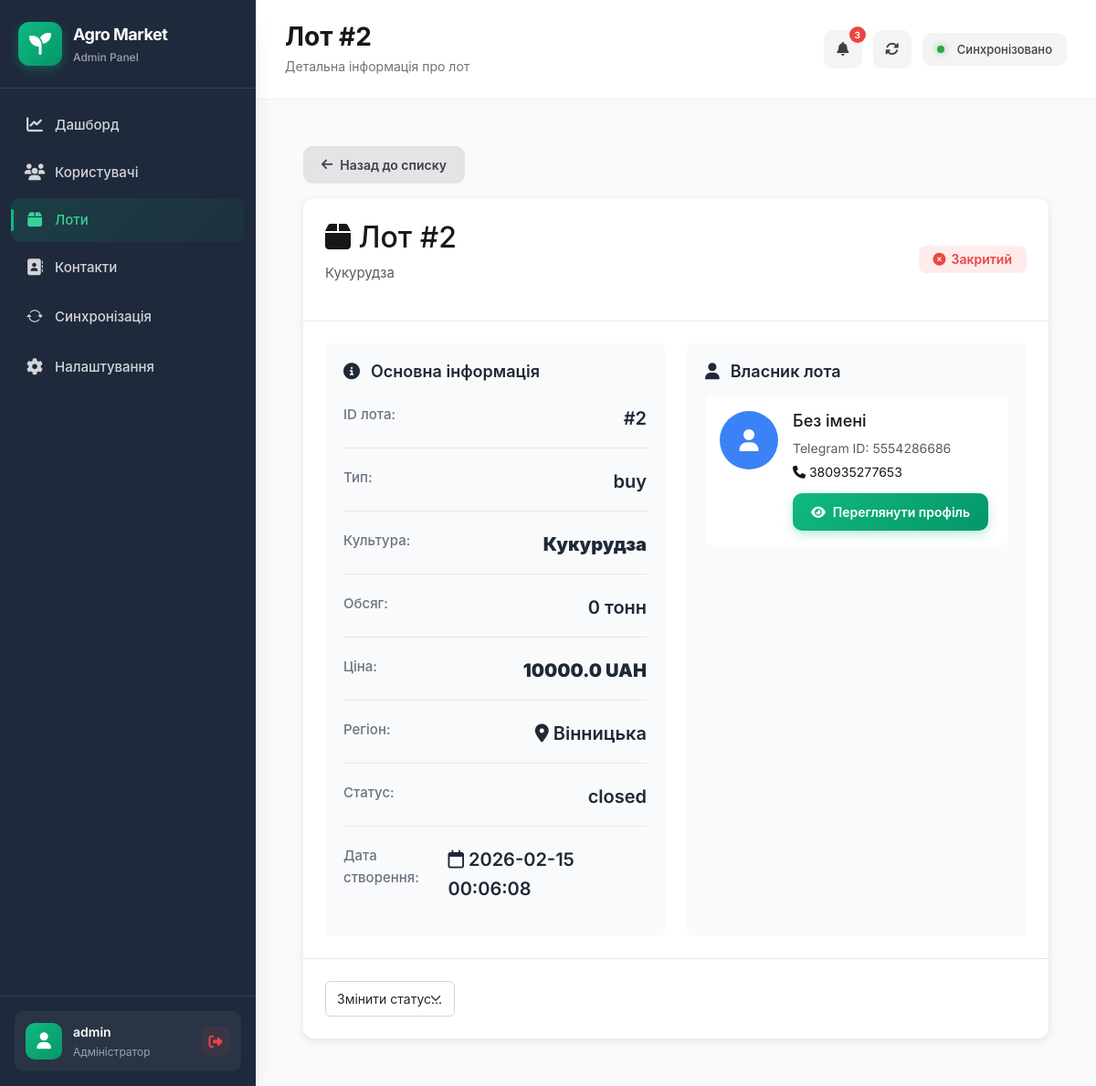
The page /lots/2 (signed in) on the database its author committed.
### tables this page shows
CREATE TABLE lots (
                                                id INTEGER PRIMARY KEY AUTOINCREMENT,
                                                owner_user_id INTEGER NOT NULL,
                                                type TEXT NOT NULL,
                                                crop TEXT NOT NULL,
                                                volume_tons REAL NOT NULL DEFAULT 0,
                                                volume REAL,
                                                region TEXT NOT NULL,
                                                location TEXT,
                                                price REAL,
                                                comment TEXT,
                                                quality_json TEXT NOT NULL DEFAULT '{}',
                                                views_count INTEGER NOT NULL DEFAULT 0,
                                                status TEXT NOT NULL DEFAULT 'active',
                                                created_at TEXT DEFAULT CURRENT_TIMESTAMP,
                                                updated_at TEXT
            );

CREATE TABLE users (
                                                     id INTEGER PRIMARY KEY,
                                                     tg_id INTEGER UNIQUE,
                                                     name TEXT,
                                                     role TEXT DEFAULT 'user',
                                                     is_banned INTEGER DEFAULT 0,
                                                     created_at TEXT
                , subscription_plan TEXT DEFAULT 'free', subscription_until TEXT, username TEXT, full_name TEXT, phone TEXT, region TEXT, company TEXT, telegram_id INTEGER);

### src/web_panel/app.py (the view)
    @app.get("/lots/<int:lot_id>")
    @login_required
    def lot_detail(lot_id: int):
        conn = get_conn()
        if not _has_table(conn, "lots"):
            flash("Таблиця лотів не знайдена", "danger")
            conn.close()
            return redirect(url_for("lots_page"))
        lot = conn.execute("SELECT * FROM lots WHERE id=?", (lot_id,)).fetchone()
        if not lot:
            flash(f"Лот #{lot_id} не знайдений", "danger")
            conn.close()
            return redirect(url_for("lots_page"))
        owner = None
        if _has_table(conn, "users") and lot["owner_user_id"]:
            owner = conn.execute(
                "SELECT * FROM users WHERE id=?",
                (lot["owner_user_id"],)
            ).fetchone()
        conn.close()
        return render_template("lot_detail.html", lot=lot, owner=owner)

### src/web_panel/app.py (called while the page is built)
def _has_table(conn, table: str) -> bool:
    row = conn.execute(
        "SELECT name FROM sqlite_master WHERE type='table' AND name=?",
        (table,)
    ).fetchone()
    return bool(row)

### src/web_panel/db.py (called while the page is built)
def get_conn() -> sqlite3.Connection:
    DB_PATH.parent.mkdir(parents=True, exist_ok=True)
    conn = sqlite3.connect(str(DB_PATH))
    conn.row_factory = sqlite3.Row
    return conn

### src/web_panel/templates/lot_detail.html (shortened to what this page needs)
{% extends "base.html" %}
{% block page_title %}Лот #{{ lot['id'] }}{% endblock %}
{% block page_description %}Детальна інформація про лот{% endblock %}
{% block content %}
<div class="detail-container">
  <div class="mb-3">
    <a href="/lots" class="btn btn-secondary">
      <i class="fas fa-arrow-left"></i>
      Назад до списку
    </a>
  </div>
  <div class="detail-card">
    <div class="detail-header">
      <div>
        <h2>
          <i class="fas fa-box"></i>
          Лот #{{ lot['id'] }}
        </h2>
        <p class="text-muted">{{ lot['crop'] or 'Культура не вказана' }}</p>
      </div>
      <div>
        {% if lot['status'] == 'active' or lot['status'] == 'open' or lot['status'] == 'published' %}
        <span class="badge badge-success badge-lg">
          <i class="fas fa-check-circle"></i>
          Активний
        </span>
        {% elif lot['status'] == 'pending' %}
        <span class="badge badge-warning badge-lg">
          <i class="fas fa-clock"></i>
          Очікує
        </span>
        {% else %}
        <span class="badge badge-danger badge-lg">
          <i class="fas fa-times-circle"></i>
          Закритий
        </span>
        {% endif %}
      </div>
    </div>
    <div class="detail-body">
      <div class="detail-grid">
        <div class="detail-section">
          <h3 class="section-title">
            <i class="fas fa-info-circle"></i>
            Основна інформація
          </h3>
          <div class="info-list">
            <div class="info-item">
              <span class="info-label">ID лота:</span>
              <span class="info-value">#{{ lot['id'] }}</span>
            </div>
            <div class="info-item">
              <span class="info-label">Тип:</span>
              <span class="info-value">
                {% if lot['type'] == 'sale' %}
                <i class="fas fa-tag text-success"></i> Продаж
                {% elif lot['type'] == 'purchase' %}
                <i class="fas fa-shopping-cart text-info"></i> Купівля
                {% else %}
                {{ lot['type'] }}
                {% endif %}
              </span>
            </div>
            <div class="info-item">
              <span class="info-label">Культура:</span>
              <span class="info-value"><strong>{{ lot['crop'] or '—' }}</strong></span>
            </div>
            <div class="info-item">
              <span class="info-label">Обсяг:</span>
              <span class="info-value">{{ lot['volume'] or '0' }} тонн</span>
            </div>
            <div class="info-item">
              <span class="info-label">Ціна:</span>
              <span class="info-value">
                {% if lot['price'] %}
                <strong>{{ lot['price'] }} UAH</strong>
                {% else %}
                Договірна
                {% endif %}
              </span>
            </div>
            <div class="info-item">
              <span class="info-label">Регіон:</span>
              <span class="info-value">
                <i class="fas fa-map-marker-alt"></i>
                {{ lot['region'] or '—' }}
              </span>
            </div>
            <div class="info-item">
              <span class="info-label">Статус:</span>
              <span class="info-value">{{ lot['status'] or '—' }}</span>
            </div>
            <div class="info-item">
              <span class="info-label">Дата створення:</span>
              <span class="info-value">
                <i class="far fa-calendar"></i>
                {{ lot['created_at'] or '—' }}
              </span>
            </div>
          </div>
        </div>
        <div class="detail-section">
          <h3 class="section-title">
            <i class="fas fa-user"></i>
            Власник лота
          </h3>
          {% if owner %}
          <div class="owner-card">
            <div class="owner-avatar">
              <i class="fas fa-user"></i>
            </div>
            <div class="owner-info">
              <h4>{{ owner['full_name'] or 'Без імені' }}</h4>
              <p class="text-muted">Telegram ID: {{ owner['telegram_id'] }}</p>
              {% if owner['phone'] %}
              <p><i class="fas fa-phone"></i> {{ owner['phone'] }}</p>
              {% endif %}
              <a href="/users/{{ owner['id'] }}" class="btn btn-sm btn-primary mt-2">
                <i class="fas fa-eye"></i>
                Переглянути профіль
              </a>
            </div>
          </div>
          {% else %}
          <p class="text-muted">Інформація про власника недоступна</p>
          {% endif %}
        </div>
      </div>
    </div>
    <div class="detail-footer">
      <form method="POST" action="/lots/{{ lot['id'] }}/set_status" style="display: inline;">
        <select name="status" class="form-select" style="display: inline-block; width: auto;" onchange="this.form.submit()">
          <option value="">Змінити статус...</option>
        </select>
      </form>
    </div>
  </div>
</div>
{% endblock %}

### src/web_panel/static/css/main.css (style rules this page uses)
:root { --primary: #10b981; --primary-dark: #059669; --primary-light: #34d399; --secondary: #6366f1; --success: #10b981; --danger: #ef4444; --warning: #f59e0b; --info: #3b82f6; --dark: #111827; --dark-alt: #1f2937; --gray-900: #18181b; --gray-800: #27272a; --gray-700: #3f3f46; --gray-600: #52525b; --gray-500: #71717a; --gray-400: #a1a1aa; --gray-300: #d4d4d8; --gray-200: #e4e4e7; --gray-100: #f4f4f5; --gray-50: #fafafa; --white: #ffffff; --sidebar-width: 280px; --sidebar-collapsed: 80px; --sidebar-bg: #1e293b; --sidebar-hover: rgba(255, 255, 255, 0.05); --shadow-sm: 0 1px 2px rgba(0, 0, 0, 0.05); --shadow: 0 4px 6px -1px rgba(0, 0, 0, 0.1); --shadow-md: 0 10px 15px -3px rgba(0, 0, 0, 0.1); --shadow-lg: 0 20px 25px -5px rgba(0, 0, 0, 0.1); --shadow-xl: 0 25px 50px -12px rgba(0, 0, 0, 0.25); --transition: all 0.3s cubic-bezier(0.4, 0, 0.2, 1); --transition-fast: all 0.15s ease; }
* { margin: 0; padding: 0; box-sizing: border-box; }
body { font-family: 'Inter', -apple-system, BlinkMacSystemFont, 'Segoe UI', sans-serif; font-size: 15px; line-height: 1.6; color: var(--gray-900); background: var(--gray-50); -webkit-font-smoothing: antialiased; -moz-osx-font-smoothing: grayscale; }
.btn { padding: 10px 20px; border-radius: 10px; border: none; font-weight: 600; font-size: 14px; cursor: pointer; display: inline-flex; align-items: center; gap: 8px; transition: var(--transition-fast); text-decoration: none; }
.btn-primary { background: linear-gradient(135deg, var(--primary), var(--primary-dark)); color: var(--white); box-shadow: 0 4px 12px rgba(16, 185, 129, 0.3); }
.btn-secondary { background: var(--gray-200); color: var(--gray-700); }
.badge { display: inline-flex; align-items: center; gap: 6px; padding: 6px 12px; border-radius: 8px; font-size: 12px; font-weight: 600; white-space: nowrap; }
.badge-danger { background: rgba(239, 68, 68, 0.1); color: var(--danger); }
.info-value { font-size: 20px; font-weight: 700; color: var(--gray-900); margin-bottom: 8px; }
.text-muted { color: var(--gray-500); }
.section-title { font-size: 22px; font-weight: 700; color: var(--gray-900); display: flex; align-items: center; gap: 12px; margin-bottom: 8px; }

### src/web_panel/templates/lot_detail.html (style rules this page uses)
.detail-container { max-width: 1200px; margin: 0 auto; padding: 20px; }
.detail-card { background: white; border-radius: 12px; box-shadow: 0 2px 8px rgba(0,0,0,0.1); overflow: hidden; }
.detail-header { padding: 24px; border-bottom: 1px solid #e5e7eb; display: flex; justify-content: space-between; align-items: center; }
.detail-body { padding: 24px; }
.detail-grid { display: grid; grid-template-columns: 1fr 1fr; gap: 24px; }
.detail-section { background: #f9fafb; padding: 20px; border-radius: 8px; }
.section-title { font-size: 18px; font-weight: 600; margin-bottom: 16px; color: #1f2937; }
.info-list { display: flex; flex-direction: column; gap: 12px; }
.info-item { display: flex; justify-content: space-between; padding: 8px 0; border-bottom: 1px solid #e5e7eb; }
.info-item:last-child { border-bottom: none; }
.info-label { color: #6b7280; font-weight: 500; }
.info-value { color: #1f2937; font-weight: 600; }
.owner-card { display: flex; gap: 16px; padding: 16px; background: white; border-radius: 8px; }
.owner-avatar { width: 64px; height: 64px; border-radius: 50%; background: #3b82f6; display: flex; align-items: center; justify-content: center; color: white; font-size: 24px; flex-shrink: 0; }
.owner-info h4 { margin: 0 0 8px 0; font-size: 18px; }
.owner-info p { margin: 4px 0; font-size: 14px; }
.detail-footer { padding: 24px; border-top: 1px solid #e5e7eb; display: flex; gap: 12px; }
.badge-lg { font-size: 14px; padding: 8px 16px; }
.form-select { padding: 8px 12px; border: 1px solid #d1d5db; border-radius: 6px; font-size: 14px; }

### rows shown on the page
lots: id "2", crop "Кукурудза", type "buy", price "10000.0", region "Вінницька", status "closed", created_at "2026-02-15 00:06:08"
users: telegram_id "5554286686", phone "380935277653"

### other values the page prints
{{ current_user.id }} "admin"
{{ lot['volume'] or '0' }} "0"
{{ owner['full_name'] or 'Без імені' }} "Без імені"
